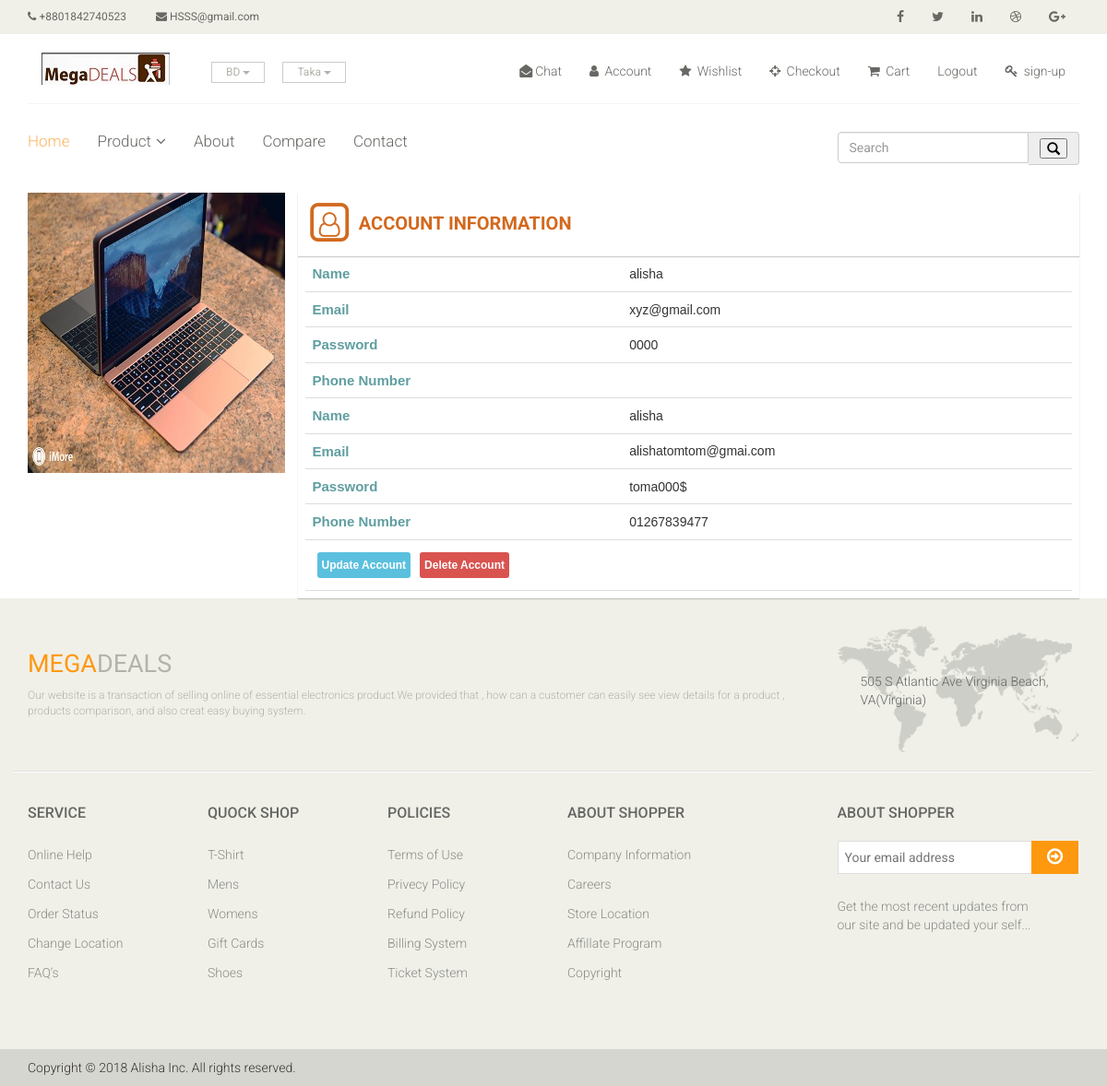
The page /userac.php (signed in) on the database its author committed.
### tables this page shows
CREATE TABLE `user` (
  `user_id` int(200) NOT NULL,
  `name` varchar(200) NOT NULL,
  `email` varchar(200) NOT NULL,
  `password` varchar(200) NOT NULL,
  `phone_number` varchar(255) DEFAULT NULL
);

### userac.php (the view, shortened to what this page needs)
<?php
include("config.inc.php");
?>
<!DOCTYPE html>
<html lang="en">
<head>
    <link href="css/bootstrap.min.css" rel="stylesheet">
    <link href="css/font-awesome.min.css" rel="stylesheet">
    <link href="css/prettyPhoto.css" rel="stylesheet">
    <link href="css/price-range.css" rel="stylesheet">
    <link href="css/animate.css" rel="stylesheet">
	<link href="css/main.css" rel="stylesheet">
	<link href="css/responsive.css" rel="stylesheet">
    <link rel="stylesheet" href="https://cdnjs.cloudflare.com/ajax/libs/font-awesome/4.7.0/css/font-awesome.min.css">
    <link rel="stylesheet" href="userac.css">
</head>
<body>
	<header id="header">
		<div class="header_top">
			<div class="container">
				<div class="row">
					<div class="col-sm-6">
						<div class="contactinfo">
							<ul class="nav nav-pills">
								<li><a href="#"><i class="fa fa-phone"></i> +8801842740523</a></li>
								<li><a href="#"><i class="fa fa-envelope"></i> HSSS@gmail.com</a></li>
							</ul>
						</div>
					</div>
					<div class="col-sm-6">
						<div class="social-icons pull-right">
							<ul class="nav navbar-nav">
								<li><a href=""><i class="fa fa-facebook"></i></a></li>
								<li><a href=""><i class="fa fa-twitter"></i></a></li>
								<li><a href=""><i class="fa fa-linkedin"></i></a></li>
								<li><a href=""><i class="fa fa-dribbble"></i></a></li>
								<li><a href=""><i class="fa fa-google-plus"></i></a></li>
							</ul>
						</div>
					</div>
				</div>
			</div>
		</div>
		<div class="header-middle">
			<div class="container">
				<div class="row">
					<div class="col-md-4 clearfix">
						<div class="logo pull-left">
							<a href="index.html"><img src="images/home/mega.jpg" alt="" /></a>
						</div>
						<div class="btn-group pull-right clearfix">
							<div class="btn-group">
								<button type="button" class="btn btn-default dropdown-toggle usa" data-toggle="dropdown">
								    BD
									<span class="caret"></span>
								</button>
							</div>
							<div class="btn-group">
								<button type="button" class="btn btn-default dropdown-toggle usa" data-toggle="dropdown">
									Taka
									<span class="caret"></span>
								</button>
							</div>
						</div>
					</div>
					<div class="col-md-8 clearfix">
						<div class="shop-menu clearfix pull-right">
							<ul class="nav navbar-nav">
                                <li><a href="chat.php"><i class="fa fa-envelope-open"></i>Chat</a></li>
								<li><a href="userac.php"><i class="fa fa-user"></i> Account</a></li>
								<li><a href=""><i class="fa fa-star"></i> Wishlist</a></li>
								<li><a href="checkout.html"><i class="fa fa-crosshairs"></i> Checkout</a></li>
								<li><a href="cart.html"><i class="fa fa-shopping-cart"></i> Cart</a></li>
								<li ><a  href="login.php" onclick="Login();" id="login"><i class="icon fa fa-lock" ></i>Login</a></li>
                                <li><a href="Registration.php"><i class="fa fa-key"></i> sign-up</a></li>
							</ul>
						</div>
					</div>
				</div>
			</div>
		</div>
		<div class="header-bottom">
			<div class="container">
				<div class="row">
					<div class="col-sm-9">
						<div class="mainmenu pull-left">
							<ul class="nav navbar-nav collapse navbar-collapse">
								<li><a href="index.php" class="active">Home</a></li>
								<li class="dropdown"><a href="#">Product<i class="fa fa-angle-down"></i></a>
                                </li>
								<li class="dropdown"><a href="#about">About<i ></i></a>
                                </li>
								<li><a href="404.html">Compare</a></li>
								<li><a href="contact-us.html">Contact</a></li>
							</ul>
						</div>
					</div>
					<div class="col-sm-3">
				     <form method="post">
                     <div class="input-group stylish-input-group">
                    <input type="text" class="form-control"  placeholder="Search" name="txtSearch" >
                    <span class="input-group-addon">
                        <button type="submit" name="btnSearch">
                            <span class="glyphicon glyphicon-search"></span>
                        </button>
                    </span>
                    </div>
                    </form>
						</div>
				</div>
			</div>
		</div>
	</header>
	<section>
         <div class="container">
        <div class="row">
            <div class="col-md-3">
                <img src="images/mac.jpg" alt="">
            </div>
            <div class="col-md-9">
                <div class="acHead">
                    <span class="fa-stack fa-lg">
  <i class="fa fa-square-o fa-stack-2x"></i>
  <i class="fa fa-user-o fa-stack-1x"></i>
</span>
                    <span>ACCOUNT INFORMATION</span>
                </div><div class="acBox table-responsive">
                    <table class="Table">
                          <?php
                           $User_name= $_SESSION['name'];
                        $sql="select * from user where name='$User_name'";
                         $result = mysqli_query($mysqli_conn , $sql);
                        while($rows = mysqli_fetch_array($result))
                        {
                            ?>
                        <tr>
                         <td>
                         <span class="nameHeaderPortion">Name </span></td>
                         <td><span>
                             <?php echo $rows['name'];?>
                         </span></td>
                        </tr>
                        <tr>
                            <td><span class="nameHeaderPortion"> Email </span></td>
                            <td><span> <?php echo $rows['email'];?></span></td>
                        </tr>
                        <tr>
                            <td><span class="nameHeaderPortion">Password</span></td>
                            <td><?php echo $rows['password'];?></td>
                        </tr>
                        <tr>
                            <td><span class="nameHeaderPortion">Phone Number</span></td>
                            <td><?php echo $rows['phone_number'];?></td>
                        </tr>
                       <?php
                            }
                            ?>
                        <form method="post">
                            <tr>
                            <td colspan="2">
                                <span class=""> <input type="submit" class="cpn btn btn-info btn-sm " name="btnUpdate" value="Update Account"></span>
                                 <span class=""> <input type="submit" class="cpn btn btn-danger btn-sm "name="btnDelete" value="Delete Account"> </span>
                            </td>
                        </tr>
                        </form>
                    </table>
                </div>
            </div>
        </div>
    </div>
    </section>
	<footer id="footer">
		<div class="footer-top">
			<div class="container">
				<div class="row">
					<div class="col-sm-9">
						<div id="about" class="companyinfo">
							<h2><span>Mega</span>Deals</h2>
							<p> Our website is a transaction of  selling online of essential electronics product.We provided that , how can a customer can easily see view details for a product , products comparison, and also creat easy buying system.</p>
						</div>
					</div>
					<div class="col-sm-3">
						<div class="address">
							<img src="images/home/map.png" alt="" />
							<p>505 S Atlantic Ave Virginia Beach, VA(Virginia)</p>
						</div>
					</div>
				</div>
			</div>
		</div>
		<div class="footer-widget">
			<div class="container">
				<div class="row">
					<div class="col-sm-2">
						<div class="single-widget">
							<h2>Service</h2>
							<ul class="nav nav-pills nav-stacked">
								<li><a href="">Online Help</a></li>
								<li><a href="">Contact Us</a></li>
								<li><a href="">Order Status</a></li>
								<li><a href="">Change Location</a></li>
								<li><a href="">FAQ’s</a></li>
							</ul>
						</div>
					</div>
					<div class="col-sm-2">
						<div class="single-widget">
							<h2>Quock Shop</h2>
							<ul class="nav nav-pills nav-stacked">
								<li><a href="">T-Shirt</a></li>
								<li><a href="">Mens</a></li>
								<li><a href="">Womens</a></li>
								<li><a href="">Gift Cards</a></li>
								<li><a href="">Shoes</a></li>
							</ul>
						</div>
					</div>
					<div class="col-sm-2">
						<div class="single-widget">
							<h2>Policies</h2>
							<ul class="nav nav-pills nav-stacked">
								<li><a href="">Terms of Use</a></li>
								<li><a href="">Privecy Policy</a></li>
								<li><a href="">Refund Policy</a></li>
								<li><a href="">Billing System</a></li>
								<li><a href="">Ticket System</a></li>
							</ul>
						</div>
					</div>
					<div class="col-sm-2">
						<div class="single-widget">
							<h2>About Shopper</h2>
							<ul class="nav nav-pills nav-stacked">
								<li><a href="">Company Information</a></li>
								<li><a href="">Careers</a></li>
								<li><a href="">Store Location</a></li>
								<li><a href="">Affillate Program</a></li>
								<li><a href="">Copyright</a></li>
							</ul>
						</div>
					</div>
					<div class="col-sm-3 col-sm-offset-1">
						<div class="single-widget">
							<h2>About Shopper</h2>
							<form action="#" class="searchform">
								<input type="text" placeholder="Your email address" />
								<button type="submit" class="btn btn-default"><i class="fa fa-arrow-circle-o-right"></i></button>
								<p>Get the most recent updates from <br />our site and be updated your self...</p>
							</form>
						</div>
					</div>
				</div>
			</div>
		</div>
		<div class="footer-bottom">
			<div class="container">
				<div class="row">
					<p class="pull-left">Copyright © 2018 Alisha Inc. All rights reserved.</p>
				</div>
			</div>
		</div>
	</footer>
</body>
</html>

### css/main.css (style rules this page uses)
body { font-family: 'Roboto', sans-serif; position: relative; font-weight: 400px; }
ul li { list-style: none; }
a { -webkit-transition: 300ms; transition: 300ms; }
h1, h2, h3, h4, h5, h6 { font-family: 'Roboto', sans-serif; }
.header_top { background: none repeat scroll 0 0 #F0F0E9; }
.contactinfo ul li:first-child { margin-left: -15px; }
.contactinfo ul li a { font-size: 12px; color: #696763; font-family: 'Roboto', sans-serif; }
.social-icons ul li a { border: 0 none; border-radius: 0; color: #696763; padding: 0px; }
.social-icons ul li { display: inline-block; }
.social-icons ul li a i { padding: 11px 15px; transition: all 0.9s ease 0s; -moz-transition: all 0.9s ease 0s; -webkit-transition: all 0.9s ease 0s; -o-transition: all 0.9s ease 0s; }
.header-middle .container .row { border-bottom: 1px solid #f5f5f5; margin-left: 0; margin-right: 0; padding-bottom: 20px; padding-top: 20px; }
.usa { border-radius: 0; color: #B4B1AB; font-size: 12px; margin-right: 20px; padding: 2px 15px; margin-top: 10px; }
.shop-menu ul li { display: inline-block; padding-left: 15px; padding-right: 15px; }
.shop-menu ul li:last-child { padding-right: 0; }
.shop-menu ul li a { background: #FFFFFF; color: #696763; font-family: 'Roboto', sans-serif; font-size: 14px; font-weight: 300; padding: 0; padding-right: 0; margin-top: 10px; }
.shop-menu ul li a i { margin-right: 3px; }
.header-bottom { padding-bottom: 30px; padding-top: 30px; }
.navbar-collapse.collapse { padding-left: 0; }
.mainmenu ul li { padding-right: 15px; padding-left: 15px; }
.mainmenu ul li:first-child { padding-left: 0px; }
.mainmenu ul li a { color: #696763; font-family: 'Roboto', sans-serif; font-size: 17px; font-weight: 300; padding: 0; padding-bottom: 10px; }
.mainmenu ul li a:hover, .mainmenu ul li a.active, .shop-menu ul li a.active { background: none; color: #fdb45e; }
.fa-angle-down { padding-left: 5px; }
#footer { background: #F0F0E9; }
.footer-top .container { border-bottom: 1px solid #E0E0DA; padding-bottom: 20px; }
.companyinfo { margin-top: 57px; }
.companyinfo h2 { color: #B4B1AB; font-family: abel; font-size: 27px; text-transform: uppercase; }
.companyinfo h2 span { color: #FE980F; }
.companyinfo p { color: #B3B3AD; font-family: 'Roboto', sans-serif; font-size: 12px; font-weight: 300; }
.footer-top .col-sm-3 { overflow: hidden; }
.address { margin-top: 30px; position: relative; overflow: hidden; }
.address img { width: 100%; }
.address p { color: #666663; font-family: 'Roboto', sans-serif; font-size: 14px; font-weight: 300; left: 25px; position: absolute; top: 50px; }
.footer-widget { margin-bottom: 68px; }
.footer-widget .container { border-top: 1px solid #FFFFFF; padding-top: 15px; }
.single-widget h2 { color: #666663; font-family: 'Roboto', sans-serif; font-size: 16px; font-weight: 500; margin-bottom: 22px; text-transform: uppercase; }
.single-widget ul li a { color: #8C8C88; font-family: 'Roboto', sans-serif; font-size: 14px; font-weight: 300; padding: 5px 0; }
.searchform input { border: 1px solid #DDDDDD; color: #CCCCC6; font-family: 'Roboto', sans-serif; font-size: 14px; margin-top: 0; outline: medium none; padding: 7px; width: 212px; }
.searchform button { background: #FE980F; border: medium none; border-radius: 0; margin-left: -5px; margin-top: -3px; padding: 7px 17px; }
.searchform button i { color: #FFFFFF; font-size: 20px; }
.searchform p { color: #8C8C88; font-family: 'Roboto', sans-serif; font-size: 14px; font-weight: 300; margin-top: 25px; }
.footer-bottom { background: #D6D6D0; padding-top: 10px; }
.footer-bottom p { color: #363432; font-family: 'Roboto', sans-serif; font-weight: 300; margin-left: 15px; }

### userac.css (style rules this page uses)
.acHead { float: left; font-size: 20px; font-weight: bold; color: chocolate; width: 100%; box-shadow: 0 1px 1px 0 rgba(0, 0, 0, 0.2), 0 1px 10px 0 rgba(0, 0, 0, 0); background-color: white; padding: 8px; }
.acBox { box-shadow: 0 1px 1px 0 rgba(0, 0, 0, 0.2), 0 1px 10px 0 rgba(0, 0, 0, 0); background-color: white; padding: 8px; }
.acBox table { font-family: arial, sans-serif; border-collapse: collapse; width: 100%; }
.acBox td, th { border-bottom: 1px solid #dddddd; text-align: left; padding: 8px; }
.acBox .Table .nameHeaderPortion { font-size: 15px; font-weight: bold; color: cadetblue; }
.acBox .Table .cpn { float: left; padding: 5px; border: none; font-weight: bold; margin: 5px; }

### rows shown on the page
user: name "alisha", email "xyz@gmail.com", password "0000"
user: name "alisha", email "alishatomtom@gmai.com", password "toma000$", phone_number "01267839477"
